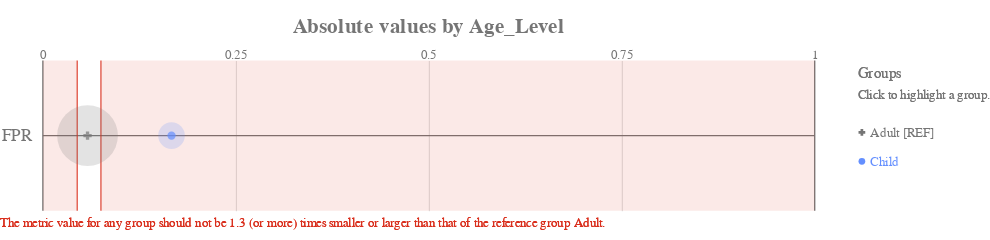

This figure's notebook cell:
### Code cell
ap.absolute(bdf, metrics, 'Age_Level', fairness_threshold = disparity_tolerance)

### Figure 1 — Vega-Lite specification as saved in the notebook (floating-point values rounded to 4 significant figures)
{"config": {"view": {"continuousWidth": 400, "continuousHeight": 300, "strokeWidth": 0}, "axisLeft": {"labelColor": "rgb(117,117,117)", "labelFont": "Arial", "labelFontSize": 16}, "title": {"align": "center", "baseline": "middle", "color": "rgb(117,117,117)", "font": "Arial", "fontSize": 20, "fontWeight": "bold"}}, "layer": [{"data": {"name": "data-b71d65f846bc74ae5caddb3a096fb136"}, "mark": {"type": "rule", "stroke": "rgb(117,117,117)", "strokeWidth": 1.25, "tooltip": ""}, "encoding": {"x": {"type": "quantitative", "field": "start", "scale": {"domain": [0, 1], "range": [40.0, 760.0]}}, "x2": {"field": "end"}, "y": {"type": "nominal", "axis": {"domain": false, "labelAngle": 0, "labelPadding": -30, "orient": "left", "ticks": false, "title": ""}, "field": "y_position", "scale": {"domain": ["FPR"], "range": [17.5, 157.5]}}}}, {"data": {"name": "data-6cfe259518f6c7b358d8f836a73e6b7f"}, "mark": {"type": "rule", "stroke": "rgb(117,117,117)", "strokeWidth": 1.25, "tooltip": ""}, "encoding": {"x": {"type": "quantitative", "field": "x_position", "scale": {"domain": [0, 1], "range": [40.0, 760.0]}}, "y": {"value": 17.5}, "y2": {"value": 157.5}}}, {"data": {"name": "data-60ed1133fa688d151d36705a369482e0"}, "mark": {"type": "text", "align": "center", "color": "rgb(117,117,117)", "font": "Arial", "fontSize": 12, "fontWeight": "normal", "tooltip": ""}, "encoding": {"text": {"type": "nominal", "field": "value"}, "x": {"type": "quantitative", "field": "value", "scale": {"domain": [0, 1], "range": [40.0, 760.0]}}, "y": {"value": 12.25}}}, {"layer": [{"mark": {"type": "rect", "opacity": 0.8, "stroke": "rgb(217, 46, 28)", "strokeWidth": 1.25, "tooltip": ""}, "encoding": {"x": {"type": "quantitative", "field": "lower_threshold_value", "scale": {"domain": [0, 1], "range": [40.0, 760.0]}}, "x2": {"field": "lower_threshold_value"}, "y": {"type": "nominal", "axis": {"domain": false, "grid": false, "labels": false, "ticks": false, "title": " "}, "field": "metric", "scale": {"domain": ["FPR"], "range": [17.5, 157.5]}}}}, {"mark": {"type": "rect", "opacity": 0.8, "stroke": "rgb(217, 46, 28)", "strokeWidth": 1.25, "tooltip": ""}, "encoding": {"x": {"type": "quantitative", "field": "upper_threshold_value", "scale": {"domain": [0, 1], "range": [40.0, 760.0]}}, "x2": {"field": "upper_threshold_value"}, "y": {"type": "nominal", "axis": {"domain": false, "grid": false, "labels": false, "ticks": false, "title": " "}, "field": "metric", "scale": {"domain": ["FPR"], "range": [17.5, 157.5]}}}}, {"layer": [{"mark": {"type": "rect", "fill": "rgb(217, 46, 28)", "opacity": 0.1, "tooltip": ""}, "encoding": {"x": {"type": "quantitative", "field": "lower_threshold_value", "scale": {"domain": [0, 1], "range": [40.0, 760.0]}}, "x2": {"field": "lower_end"}, "y": {"type": "nominal", "axis": {"domain": false, "grid": false, "labels": false, "ticks": false, "title": " "}, "field": "metric", "scale": {"domain": ["FPR"], "range": [17.5, 157.5]}}}}, {"mark": {"type": "rect", "fill": "rgb(217, 46, 28)", "opacity": 0.1, "tooltip": ""}, "encoding": {"x": {"type": "quantitative", "field": "upper_threshold_value", "scale": {"domain": [0, 1], "range": [40.0, 760.0]}}, "x2": {"field": "upper_end"}, "y": {"type": "nominal", "axis": {"domain": false, "grid": false, "labels": false, "ticks": false, "title": " "}, "field": "metric", "scale": {"domain": ["FPR"], "range": [17.5, 157.5]}}}}]}, {"data": {"name": "data-79dd248bdaa0ea02c535240e8ad022c8"}, "mark": {"type": "text", "align": "left", "baseline": "top", "fill": "rgb(217, 46, 28)", "font": "Arial", "fontSize": 12, "fontWeight": "normal", "tooltip": ""}, "encoding": {"text": {"value": "The metric value for any group should not be 1.3 (or more) times smaller or larger than that of the reference group Adult."}, "x": {"value": 0}, "y": {"value": 163.3}}}], "data": {"name": "data-09a5cc9ceca4442d25ea385724f74215"}}, {"layer": [{"mark": "circle"}, {"data": {"name": "data-b12270c169cf39a1fa3b907e1c29f98d"}, "mark": {"type": "circle", "opacity": 0.2}, "encoding": {"color": {"condition": {"type": "nominal", "field": "attribute_value", "legend": null, "scale": {"domain": ["Adult", "Child"], "range": ["rgb(117,117,117)", "rgb(100, 143, 255)", "rgb(254, 97, 0)", "rgb(220, 38, 127)", "rgb(255, 176, 0)", "rgb(120, 94, 240)"]}, "selection": "selector005"}, "value": "rgb(224,224,224)"}, "size": {"type": "quantitative", "field": "group_size", "legend": null, "scale": {"domain": [0, 224.4], "range": [0, 3848.0]}}, "tooltip": [{"type": "nominal", "field": "attribute_value", "title": "Group"}, {"type": "nominal", "field": "tooltip_group_size", "title": "Group Size"}, {"type": "nominal", "field": "tooltip_disparity_explanation_fpr", "title": "Disparity"}, {"type": "quantitative", "field": "fpr", "format": ".2f", "title": "FPR"}], "x": {"type": "quantitative", "axis": {"domain": false, "labels": false, "ticks": false, "title": null, "values": [0.25, 0.5, 0.75]}, "field": "fpr", "scale": {"domain": [0, 1], "range": [40.0, 760.0]}}, "y": {"type": "nominal", "axis": {"domain": false, "grid": false, "labels": false, "ticks": false, "title": " "}, "field": "metric_variable", "scale": {"domain": ["FPR"], "range": [17.5, 157.5]}}}, "selection": {"selector007": {"type": "multi", "empty": "all", "fields": ["attribute_value"]}}, "transform": [{"calculate": "'FPR'", "as": "metric_variable"}]}, {"layer": [{"mark": "point"}, {"data": {"name": "data-b12270c169cf39a1fa3b907e1c29f98d"}, "mark": {"type": "point", "filled": true, "size": 60}, "encoding": {"color": {"condition": {"type": "nominal", "field": "attribute_value", "legend": null, "scale": {"domain": ["Adult", "Child"], "range": ["rgb(117,117,117)", "rgb(100, 143, 255)", "rgb(254, 97, 0)", "rgb(220, 38, 127)", "rgb(255, 176, 0)", "rgb(120, 94, 240)"]}, "selection": "selector005"}, "value": "rgb(224,224,224)"}, "shape": {"type": "nominal", "field": "attribute_value", "legend": null, "scale": {"domain": ["Adult", "Child"], "range": ["cross", "circle"]}}, "tooltip": [{"type": "nominal", "field": "attribute_value", "title": "Group"}, {"type": "nominal", "field": "tooltip_group_size", "title": "Group Size"}, {"type": "nominal", "field": "tooltip_disparity_explanation_fpr", "title": "Disparity"}, {"type": "quantitative", "field": "fpr", "format": ".2f", "title": "FPR"}], "x": {"type": "quantitative", "axis": {"domain": false, "labels": false, "ticks": false, "title": null, "values": [0.25, 0.5, 0.75]}, "field": "fpr", "scale": {"domain": [0, 1], "range": [40.0, 760.0]}}, "y": {"type": "nominal", "axis": {"domain": false, "grid": false, "labels": false, "ticks": false, "title": " "}, "field": "metric_variable", "scale": {"domain": ["FPR"], "range": [17.5, 157.5]}}}, "selection": {"selector006": {"type": "multi", "empty": "all", "fields": ["attribute_value"]}}, "transform": [{"calculate": "'FPR'", "as": "metric_variable"}]}]}]}, {"layer": [{"mark": {"type": "point", "filled": true, "opacity": 1, "size": 39.48}, "encoding": {"color": {"condition": {"type": "nominal", "field": "attribute_value", "legend": null, "scale": {"domain": ["Adult", "Child"], "range": ["rgb(117,117,117)", "rgb(100, 143, 255)", "rgb(254, 97, 0)", "rgb(220, 38, 127)", "rgb(255, 176, 0)", "rgb(120, 94, 240)"]}, "selection": "selector005"}, "value": "rgb(224,224,224)"}, "shape": {"type": "nominal", "field": "attribute_value", "legend": null, "scale": {"domain": ["Adult", "Child"], "range": ["cross", "circle"]}}, "x": {"value": 804}, "y": {"type": "nominal", "axis": {"domain": false, "grid": false, "labels": false, "ticks": false, "title": " "}, "field": "attribute_value", "scale": {"domain": ["Adult", "Child"], "range": [71, 125]}}}, "selection": {"selector005": {"type": "multi", "empty": "all", "fields": ["attribute_value"]}}}, {"mark": {"type": "text", "align": "left", "baseline": "middle", "font": "Arial", "fontSize": 12, "fontWeight": "normal"}, "encoding": {"color": {"condition": {"type": "nominal", "field": "attribute_value", "legend": null, "scale": {"domain": ["Adult", "Child"], "range": ["rgb(117,117,117)", "rgb(100, 143, 255)", "rgb(254, 97, 0)", "rgb(220, 38, 127)", "rgb(255, 176, 0)", "rgb(120, 94, 240)"]}, "selection": "selector005"}, "value": "rgb(224,224,224)"}, "text": {"type": "nominal", "field": "label"}, "x": {"value": 812}, "y": {"type": "nominal", "axis": {"domain": false, "grid": false, "labels": false, "ticks": false, "title": " "}, "field": "attribute_value", "scale": {"domain": ["Adult", "Child"], "range": [71, 125]}}}, "selection": {"selector008": {"type": "multi", "empty": "all", "fields": ["attribute_value"]}}}, {"data": {"name": "data-79dd248bdaa0ea02c535240e8ad022c8"}, "mark": {"type": "text", "align": "left", "baseline": "middle", "color": "rgb(117,117,117)", "font": "Arial", "fontSize": 12, "fontWeight": "normal"}, "encoding": {"text": {"value": "Click to highlight a group."}, "x": {"value": 800}, "y": {"value": 49}}}, {"data": {"name": "data-79dd248bdaa0ea02c535240e8ad022c8"}, "mark": {"type": "text", "align": "left", "baseline": "middle", "color": "rgb(117,117,117)", "font": "Arial", "fontSize": 14, "fontWeight": "normal"}, "encoding": {"text": {"value": "Groups"}, "x": {"value": 800}, "y": {"value": 30}}}], "data": {"name": "data-c443f07771dfdb70b5700726643396b0"}}], "height": 175, "padding": {"top": 15, "bottom": 10}, "resolve": {"scale": {"size": "independent", "y": "independent"}}, "title": "Absolute values by Age_Level", "width": 800, "$schema": "https://vega.github.io/schema/vega-lite/v4.8.1.json", "datasets": {"data-b71d65f846bc74ae5caddb3a096fb136": [{"y_position": "FPR", "start": 0, "end": 1}], "data-6cfe259518f6c7b358d8f836a73e6b7f": [{"x_position": 0}, {"x_position": 1}], "data-60ed1133fa688d151d36705a369482e0": [{"value": 0.0}, {"value": 0.25}, {"value": 0.5}, {"value": 0.75}, {"value": 1.0}], "data-09a5cc9ceca4442d25ea385724f74215": [{"lower_end": 0, "upper_end": 1, "lower_threshold_value": 0.0445, "upper_threshold_value": 0.07521, "metric": "FPR"}], "data-79dd248bdaa0ea02c535240e8ad022c8": [{"a": 1, "b": 0}, {"a": 1, "b": 0}], "data-b12270c169cf39a1fa3b907e1c29f98d": [{"attribute_name": "Age_Level", "attribute_value": "Adult", "group_size": 187, "total_entities": 223, "fpr": 0.05785, "fpr_disparity": 1.0, "fpr_disparity_scaled": 0.0, "tooltip_group_size": "187 (83.86%)", "tooltip_disparity_explanation_fpr": "Reference group"}, {"attribute_name": "Age_Level", "attribute_value": "Child", "group_size": 36, "total_entities": 223, "fpr": 0.1667, "fpr_disparity": 2.881, "fpr_disparity_scaled": 1.881, "tooltip_group_size": "36 (16.14%)", "tooltip_disparity_explanation_fpr": "2.88 times larger FPR than the reference group"}], "data-c443f07771dfdb70b5700726643396b0": [{"attribute_value": "Adult", "label": "Adult [REF]"}, {"attribute_value": "Child", "label": "Child"}]}}
